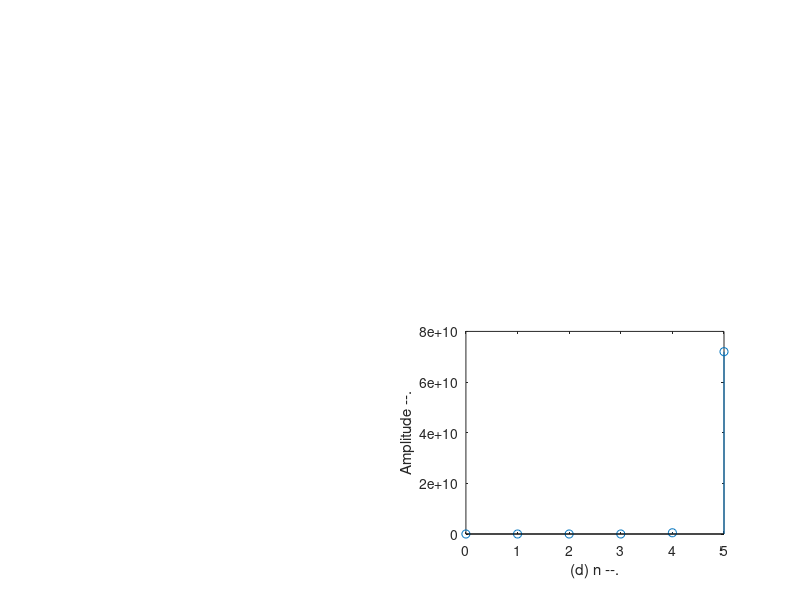

MATLAB code to generate this figure:
clc;
clear all;
n2=input('enter the length of exponential sequence');
t=0:n2;
a=input('Enter the a value');
y2=exp(a*t);
subplot(2,2,4);
stem(t,y2);
ylabel('Amplitude --.');
xlabel('(d) n --.');
